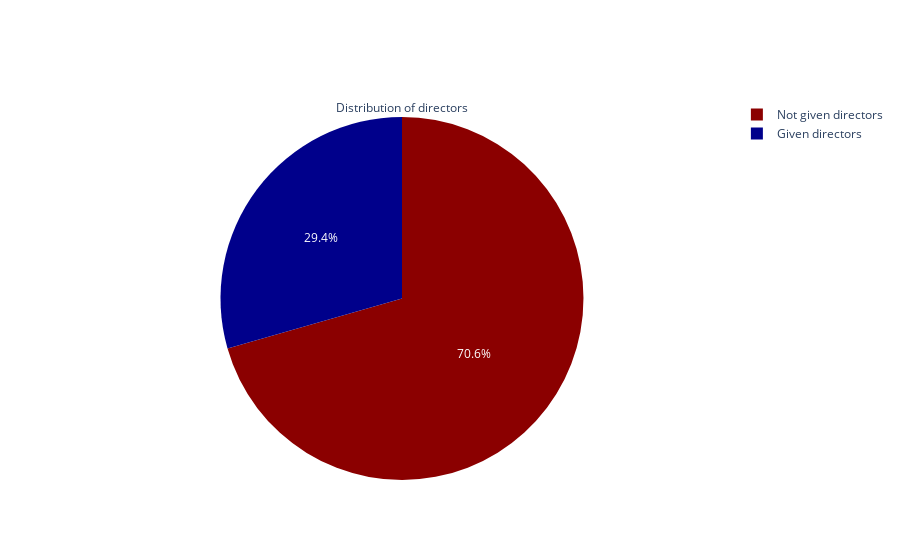

Notebook code cell kept with this figure:
### Code cell
import plotly.graph_objects as go # type: ignore
fig = go.Figure(data=[go.Pie(labels=['Given directors', 'Not given directors'],
                             values=[numOfDirectors[0], given_directors],
                             title='Distribution of directors',
                             marker=dict(colors=['darkblue', 'darkred']))])
fig.show()

### Figure 1 — Plotly figure (JSON) as saved in the notebook; plotly's stock layout.template omitted (floating-point values rounded to 4 significant figures)
{"data": [{"labels": ["Given directors", "Not given directors"], "marker": {"colors": ["darkblue", "darkred"]}, "title": {"text": "Distribution of directors"}, "type": "pie", "values": [2588, 6202]}], "layout": {}}
